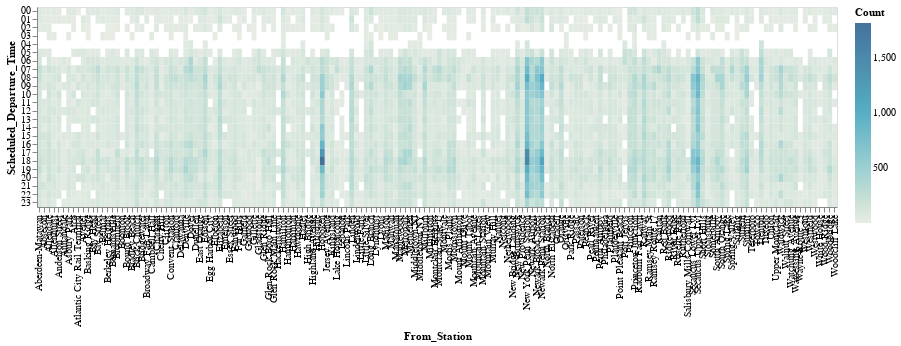

The Vega-Lite source for this figure:
### Vega-Lite specification from a JSON file in a GitHub repository (floating-point values rounded to 4 significant figures; data arrays with more than 128 entries replaced by an {"elided": "..."} marker saying what was removed)
{"config": {"view": {"continuousWidth": 400, "continuousHeight": 300}}, "data": {"name": "data-e4a8bc7ecb760edeb80ee40b21eb1b33"}, "mark": "rect", "encoding": {"color": {"type": "quantitative", "field": "Count", "scale": {"scheme": "lighttealblue"}}, "opacity": {"value": 0.85}, "tooltip": [{"type": "nominal", "field": "From_Station"}, {"type": "nominal", "field": "Scheduled_Departure_Time"}, {"type": "quantitative", "field": "Count"}], "x": {"type": "ordinal", "field": "From_Station"}, "y": {"type": "ordinal", "field": "Scheduled_Departure_Time"}}, "height": 200, "width": 800, "$schema": "https://vega.github.io/schema/vega-lite/v4.8.1.json", "datasets": {"data-e4a8bc7ecb760edeb80ee40b21eb1b33": {"elided": "3325 records"}}}
